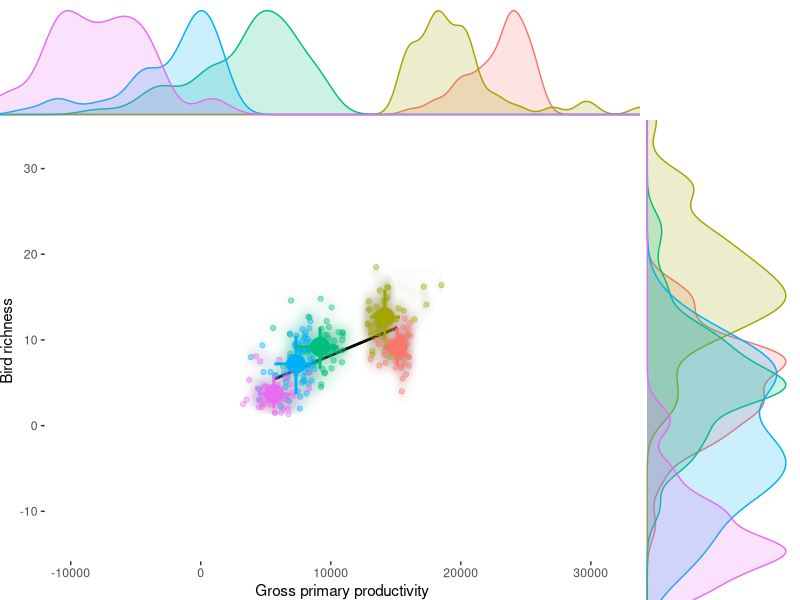
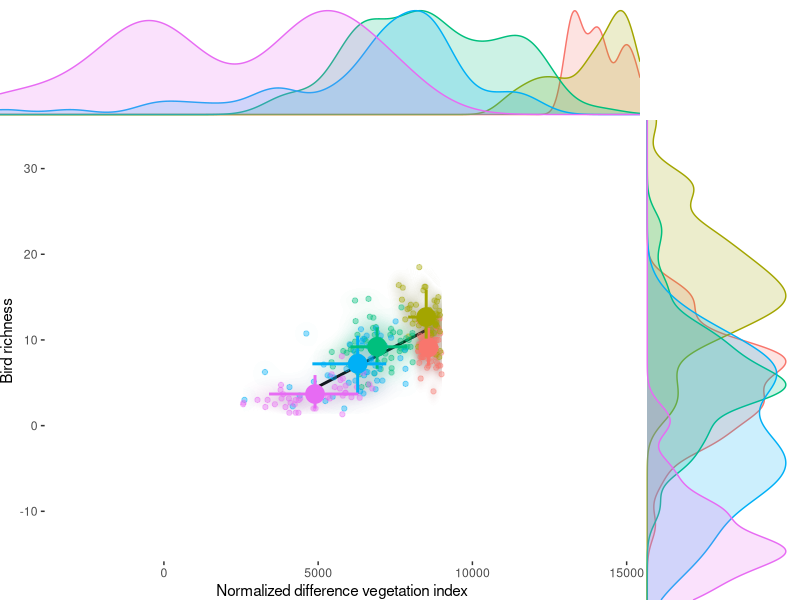
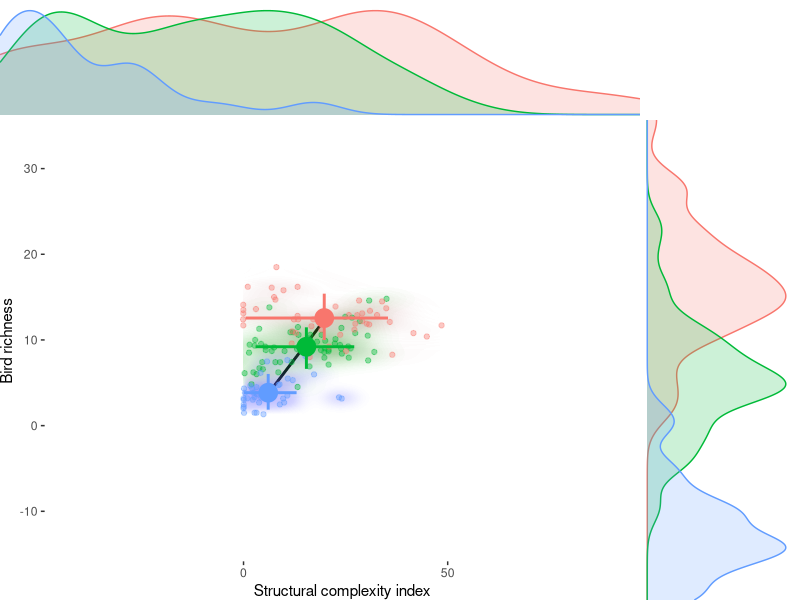

Write R code to recreate these figures, in order.
## ---- chunk 1
library(knitr)
library(reshape2)
library(ggplot2)
library(grid)
library(gridExtra)
library(plyr)
library(scales)
opts_chunk$set(fig.width = 8, fig.height = 5, message = FALSE, warning = FALSE, echo = FALSE)
## ---- chunk 2
# prepare data
data_1 <- read.table("birddata1.txt", header = TRUE)
data_2 <- read.table("birddata2.txt", header = TRUE)
data_1$site <- as.factor(paste("Site", data_1$site))
data_2$site <- as.factor(paste("Site", data_2$site))
## ---- chunk 3
# Summarize per site
site_summary <- function(x) {
  out <- aggregate(x[-1], x[1], FUN = mean)
  low <- aggregate(x[-1], x[1], function(x) quantile(x, probs = c(.10)))[-1]
  high <- aggregate(x[-1], x[1], function(x) quantile(x, probs = c(.90)))[-1]
  names(low) <- paste0(names(low), "_low")
  names(high) <- paste0(names(high), "_high")
  cbind(out, low, high)
  }
landscape_1 <- site_summary(data_1)
landscape_2 <- site_summary(data_2)
## ---- chunk 4
summary_graph <- function(data, summarized, title, x_label, y_label, var) {
  # X density plots --------------------------------------------------------------------------------
  x_density <- ggplot(data, aes_string(x = var, color = "site", fill = "site", y='..scaled..')) +
    geom_density(alpha = .2, position = "identity", adjust = .8) +
    guides(color = FALSE, fill = FALSE) +
    scale_x_continuous(expand = c(0, 0)) + 
    coord_cartesian(ylim = c(0, 1.05), xlim = range(data[[var]])) +
    theme(panel.grid = element_blank(), 
          axis.ticks = element_blank(), 
          axis.text  = element_blank(), 
          axis.title = element_blank(), 
          plot.margin = unit(c(0, 0, 0, 0), "cm"),
          panel.margin = unit(c(0, 0, 0, 0), "cm"),
          panel.background = element_blank())
  gt <- ggplot_gtable(ggplot_build(x_density))
  ge <- subset(gt$layout, name == "panel")
  x_density <- gt[ge$t:ge$b, ge$l:ge$r]
  # Main scatter plot ------------------------------------------------------------------------------
  xy_scatter <- ggplot(data, aes_string(x = var, y = "rich", color = "site")) +
    geom_smooth(color = "#000000", fill = "#FFFFFFFF", data = summarized, aes_string(x = var, y = "rich", group = 1), method = lm) +
    stat_density2d(alpha = .01, aes_string(fill = "site", color = NULL), geom="polygon", n = 100, bins=100) +
    geom_point(alpha = .4) +
    geom_point(data = summarized, aes_string(x = var, y = "rich", color = "site", size = 15)) +
    geom_errorbar(data = summarized, aes_string(x = var, y = "rich", ymin = "rich_low", ymax = "rich_high", width = 0, size = 4)) +
    geom_errorbarh(data = summarized, aes_string(x = var, y = "rich", xmin = paste0(var, "_low"), xmax = paste0(var, "_high"), height = 0, size = 4)) +
    guides(color = FALSE, site = FALSE, fill = FALSE, size = FALSE) +
    labs(x = x_label, 
         y = y_label) +
    scale_x_continuous(expand = c(1, 0)) +
    scale_y_continuous(expand = c(1, 0)) +
    coord_cartesian(ylim=range(data$rich), xlim = range(data[[var]])) +
    theme(panel.grid = element_blank(), 
          plot.margin = unit(c(0,0,0,0), "cm"), 
          panel.margin = unit(c(0, 0, 0, 0), "cm"),
          panel.background = element_blank())
  gt <- ggplot_gtable(ggplot_build(xy_scatter))
  xy_scatter <- ggplotGrob(xy_scatter)
  # Y density plots --------------------------------------------------------------------------------
  y_density <- ggplot(data, aes_string(x = "rich", color = "site", fill = "site", y='..scaled..')) +
  geom_density(alpha = .2, position = "identity", adjust = .8) +
  scale_x_continuous(expand = c(0, 0)) +
  coord_flip(ylim = c(0, 1.05), xlim = range(data$rich)) +
  guides(color = FALSE, fill = FALSE) +
  theme(panel.grid = element_blank(), 
        axis.ticks = element_blank(), 
        axis.text  = element_blank(), 
        axis.title = element_blank(),
        axis.line = element_blank(),
        plot.margin = unit(c(0, 0, 0, 0), "cm"),
        panel.margin = unit(c(0, 0, 0, 0), "cm"),
        legend.margin = unit(0, "cm"),
        axis.ticks.margin = unit(0, "cm"),
        panel.background = element_blank())
gt <- ggplot_gtable(ggplot_build(y_density))
ge <- subset(gt$layout, name == "panel")
y_density <- gt[ge$t:ge$b, ge$l:ge$r]
#   upViewport()
#   vp_up <- viewport(x = .5, y = 1, width = 1, height = .3, just = "top")
#   pushViewport(vp_up)
#   p1 <- ggplot(data, aes_string(x = var, y = "rich", color = "site")) +
#     geom_point() +
#     geom_smooth(method = lm) +
#     facet_wrap( ~ site, scales = "free", nrow = 1) +
#     guides(color = FALSE) +
#     labs(title = title) +
#     scale_x_continuous(expand = c(0, 0)) +
#     theme(panel.grid = element_blank(), 
#           axis.ticks = element_blank(), 
#           axis.text  = element_blank(), 
#           axis.title = element_blank(), 
#           plot.margin = unit(c(0, 0, 0, .7), "cm"), 
#           panel.margin = unit(0, "cm"))
#   print(p1, newpage = FALSE)

# Graph plots in grid ----------------------------------------------------------------------------
grid.newpage()
pushViewport(viewport(layout=grid.layout(nrow = 2, ncol = 2,
                                         widths = unit(c(0.8, 0.2), "null"),
                                         heights = unit(c(0.2, 0.8), "null"))))
draw_plot <- function(row, col, my_plot) {
  pushViewport(viewport(layout.pos.col = col, layout.pos.row = row))
  #    grid.rect()
  #     print(my_plot, newpage = FALSE)
  grid.draw(my_plot)
  upViewport()
  }
draw_plot(1, 1, x_density)
draw_plot(2, 1, xy_scatter)
draw_plot(2, 2, y_density)
}
summary_graph(data_1, landscape_1, 
              "Relationship between productivity and species richness in data set 1",
              "Gross primary productivity", "Bird richness", "gpp")
## ---- chunk 5
summary_graph(data_1, landscape_1, 
              "Relationship between complexity and species richness in data set 1",
              "Normalized difference vegetation index", "Bird richness", "ndvi")
## ---- chunk 6
summary_graph(data_2, landscape_2, 
              "Relationship between complexity and species richness in data set 2",
              "Structural complexity index", "Bird richness", "sci")
